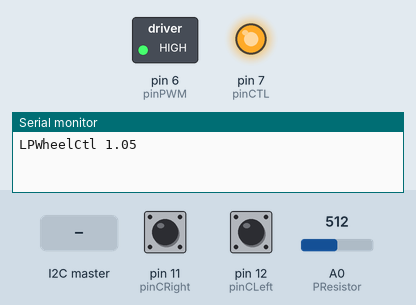
Recording of a sketch running on a simulated Arduino Uno, built with avr-gcc and run on an emulated ATmega328P. On the bench: switched loads named in the sketch (green lamp = pin HIGH), output pins drawn as LEDs (lit = HIGH), the last lines printed to the serial monitor. Inputs (shaded band) come from the test bench; at power-on: pin 11 (pinCRight) HIGH, pin 12 (pinCLeft) HIGH, A0 (PResistor) = 512.

Above: at 1.2 s.
1.3 s: the I2C master sends the byte 2
At 2.5 s:
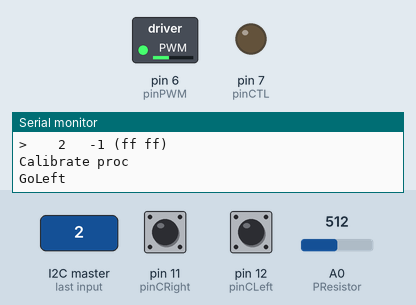
2.8 s: pin 11 (pinCRight) pulled LOW for 0.15 s
At 4.0 s:
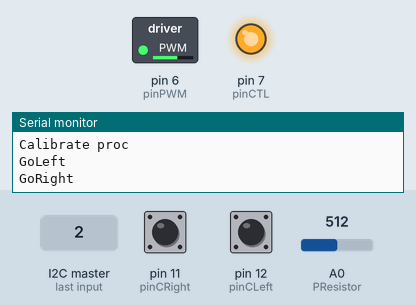
4.4 s: pin 12 (pinCLeft) pulled LOW for 0.15 s
At 5.4 s:
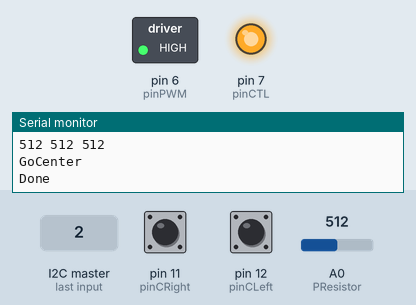
6.0 s: the I2C master sends the byte 1
Timing chart, 0 to 9.0 s (numbered marks = the images above; inputs shaded):
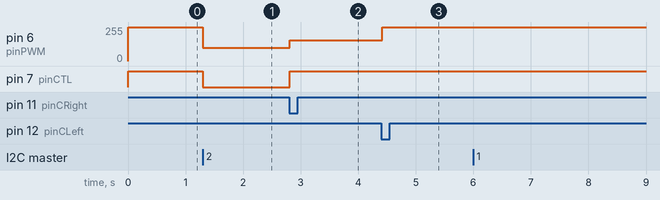

Measured:
- after the input at 1.3 s, pin 6 (pinPWM): 255/255 → 100/255 at once; pin 7 (pinCTL): HIGH → LOW at once
- after the input at 2.8 s, pin 6 (pinPWM): 100/255 → 155/255 at once; pin 7 (pinCTL): LOW → HIGH at once
- after the input at 4.4 s, pin 6 (pinPWM): 155/255 → 255/255 at once

The sketch:

lpwsrv.ino
```cpp
 /**
 * \file lpwheelctl.ino
 * Progect:
 *  ЛППП Управление рулевым колесом. Сервер
 *  DualVNH5019MotorShield
 *  Chip ATmega328
 *  \author Robofob
 *  \version 1.05
 *  \date 05.05.2015
 *  \date Last Change: 22.06.2015
 */

#include <Wire.h>
#include <i2cwctl.h>

#define Title "LPWheelCtl 1.05"

// Управление двигателем
#define pinPWM 6 // ШИМ вход. Левое колесо
#define pinCTL 7 // Цифровой вход

#define pinCLeft  12 // Датчик (концевик) левого крайнего положения
#define pinCRight 11 // Датчик (концевик) правого крайнего положения
#define PResistor A0 // Датчик угла поворота

//----------------------------------------------------------

#define MAX_SPEED 100  // 150 Максимальная скорость движения

int CurrentSpeed = MAX_SPEED;

int RLeft = 1023, RRight = 0, RCenter;

boolean CalibrationDone = false; /// Флаг готовности. Выставляется после выполнения процедуры калибровки

#define MinAngle -90
#define MaxAngle  90

// Буфер для вывода сообщений
char str[60];

//----------------------------------------------------------
// Двигательные функции
//----------------------------------------------------------

void MotorGo(int speed)
{
  if(speed==0)
  {
    digitalWrite(pinCTL,HIGH);
    digitalWrite(pinPWM,HIGH);
  }
  else if(speed>0)
  {
    digitalWrite(pinCTL,LOW);
    analogWrite(pinPWM,speed);
  }
  else
  {
    digitalWrite(pinCTL,HIGH);
    analogWrite(pinPWM,speed+255);
  }
}

inline void MotorStop(void) { MotorGo(0); }
inline void goLeft(int speed) { MotorGo(speed); }
inline void goRight(int speed) { MotorGo(-speed); }

//----------------------------------------------------------------
// События: прием запросов от мастера
//----------------------------------------------------------------
byte I2C_COMMAND_READY = 0;
byte I2CCMD, I2CDATA1, I2CDATA2;
int I2CINTDATA;

void receiveI2CEvent(int howMany)
// Принимается сначала младший байт, а зетем - старший
{
  I2CCMD = Wire.read();
  I2CDATA1 = Wire.read();
  I2CDATA2 = Wire.read();
  I2CINTDATA = ((int)I2CDATA2<<8) | I2CDATA1;
  I2C_COMMAND_READY = 1;
}

// BS_IS_LEFT срабатывает, когда колесо довернуто до упора налево, BS_IS_RIGHT - когда направо
#define BS_IS_LEFT(n)  (n & 0x01)
#define BS_IS_RIGHT(n) (n & 0x10)

byte BumperStatus(void)
{
  byte clf, crt;
  clf = (digitalRead(pinCLeft)==0);
  crt = (digitalRead(pinCRight)==0);
  return clf + crt*2;
}

byte WaitForBumper(void)
{
  byte bs;
  do
  {
    bs = BumperStatus();
    delay(10);
  } while(bs==0);
  return bs;
}

void CalibrateWheel(void)
{
  int r;

  Serial.println("Calibrate proc");
  // До упора налево
  Serial.println("GoLeft");
  goLeft(CurrentSpeed);
  WaitForBumper();
  MotorStop();
  RLeft = analogRead(PResistor);

  // До упора направо
  Serial.println("GoRight");
  goRight(CurrentSpeed);
  while(BumperStatus()!=0) delay(10);

  WaitForBumper();
  MotorStop();

  RRight = analogRead(PResistor);
  RCenter = (RLeft+RRight)/2;

  snprintf(str, sizeof(str), "%d %d %d", RLeft, RRight, RCenter);
  Serial.println(str);

  // В центр
  Serial.println("GoCenter");
  goLeft(CurrentSpeed);
  do
  {
    r = analogRead(PResistor);
  } while(r<RCenter);
  MotorStop();
  Serial.println("Done");
  CalibrationDone = true;
}

/*
  Вращаем налево - напряжение на резисторе возрастает
  Вращаем направо - напряжение на резисторе уменьшается
  RLeft  - MinAngle
  RRight - MaxAngle
*/
int Angle2Pos(int angle)
{
  if(angle<MinAngle) angle=MinAngle;
  if(angle>MaxAngle) angle=MaxAngle;
  int pos = map(angle, MinAngle, MaxAngle, RLeft, RRight);
  return pos;
}

void WheelSetAngle(int angle)
{
  byte n;
  if(!CalibrationDone) return;

  if(angle<MinAngle) angle=MinAngle;
  if(angle>MaxAngle) angle=MaxAngle;

  int currpos = analogRead(PResistor);
  int goalpos = Angle2Pos(angle);
  enum {DIR_LEFT, DIR_RIGHT};
  byte dir, eoj;
  if(currpos<goalpos) // Надо увеличивать currpos - едем налево
    dir = DIR_LEFT;
  else
    dir = DIR_RIGHT;

  snprintf(str, sizeof(str), "Rotate %d [%d] (%d -> %d)", angle, dir, currpos, goalpos);
  Serial.println(str);

  if(dir == DIR_LEFT) // Надо увеличивать currpos - едем налево
    goLeft(CurrentSpeed);
  else
    goRight(CurrentSpeed);

  // При повороте мы не будем сравнивать с дельтой - это не очень надежно
  eoj = 0;
  while(!eoj)
  {
    n = BumperStatus();
    currpos = analogRead(PResistor);

//    snprintf(str, sizeof(str), "n = %d, dir = %d, currpos = %d, goalpos = %d", n, dir, currpos, goalpos);
//    Serial.println(str);

    // BS_IS_LEFT срабатывает, когда колесо довернуто до упора налево, BS_IS_RIGHT - когда направо
    if(dir==DIR_LEFT) // Едем налево, увеличиваем currpos. Условие завершения: currpos>goalpos
      eoj = (currpos>=goalpos || BS_IS_LEFT(n));
    else // Едем направо, уменьшаем currpos
      eoj = (currpos<=goalpos || BS_IS_RIGHT(n));
  }
  MotorStop();
}

//----------------------------------------------------------
//
//----------------------------------------------------------

void setup()
{
  Wire.begin(I2CLPW::ADDR);   // join i2c bus with address I2C_LPW_CTL_ADDR
  Wire.onReceive(receiveI2CEvent);

  Serial.begin(9600);
  Serial.println(Title);

  pinMode(pinCTL,OUTPUT);
  pinMode(pinPWM,OUTPUT);

  pinMode(pinCLeft,INPUT);
  digitalWrite(pinCLeft,HIGH);

  pinMode(pinCRight,INPUT);
  digitalWrite(pinCRight,HIGH);

  MotorStop();
  // Тест
  /**
  CalibrateWheel();
  delay(1000);

  WheelSetAngle(-45);
  delay(3000);

  WheelSetAngle(45);
  delay(3000);

  WheelSetAngle(0);
  **/
}

//----------------------------------------------------------
//
//----------------------------------------------------------

void loop()
{
  int angle;
  if(I2C_COMMAND_READY)
  {
    I2C_COMMAND_READY = 0;
    snprintf(str, sizeof(str), "> %4x %4d (%2x %2x)", I2CCMD, I2CINTDATA, I2CDATA1, I2CDATA2);
    Serial.println(str);

    switch(I2CCMD)
    {
      case I2CLPW::DCMD_SET_ANG:
        angle = (signed char)I2CDATA1;
        WheelSetAngle(angle);
        break;
      case I2CLPW::DCMD_CALIBRATE:
        CalibrateWheel();
        break;
      case I2CLPW::DCMD_SET_SPEED:
        if(I2CDATA1<MAX_SPEED)
          CurrentSpeed = I2CDATA1;
        break;
    }
  }
}
```
